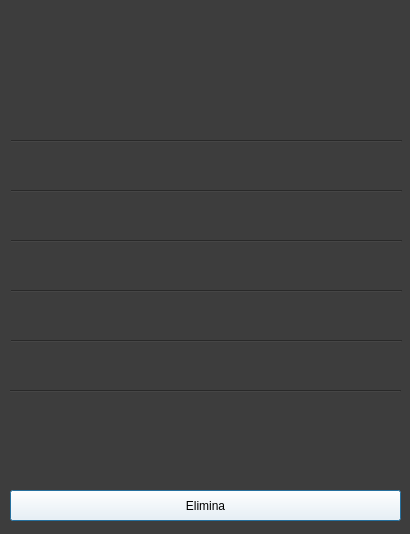
<?xml version="1.0" encoding="UTF-8"?>
<ui version="4.0">
 <class>Dialog</class>
 <widget class="QDialog" name="Dialog">
  <property name="geometry">
   <rect>
    <x>0</x>
    <y>0</y>
    <width>410</width>
    <height>534</height>
   </rect>
  </property>
  <property name="windowTitle">
   <string>Dialog</string>
  </property>
  <property name="styleSheet">
   <string notr="true">background-color: rgb(61, 61, 61);</string>
  </property>
  <widget class="QLabel" name="nome_dipendente_label">
   <property name="geometry">
    <rect>
     <x>10</x>
     <y>10</y>
     <width>391</width>
     <height>121</height>
    </rect>
   </property>
   <property name="styleSheet">
    <string notr="true">font: 36pt &quot;MS Shell Dlg 2&quot;;</string>
   </property>
   <property name="text">
    <string/>
   </property>
  </widget>
  <widget class="Line" name="line">
   <property name="geometry">
    <rect>
     <x>11</x>
     <y>140</y>
     <width>391</width>
     <height>3</height>
    </rect>
   </property>
   <property name="orientation">
    <enum>Qt::Horizontal</enum>
   </property>
  </widget>
  <widget class="QLabel" name="codice_fiscale_label">
   <property name="geometry">
    <rect>
     <x>10</x>
     <y>150</y>
     <width>391</width>
     <height>31</height>
    </rect>
   </property>
   <property name="styleSheet">
    <string notr="true">font: 18pt &quot;MS Shell Dlg 2&quot;;</string>
   </property>
   <property name="text">
    <string/>
   </property>
  </widget>
  <widget class="QLabel" name="luogo_nascita_label">
   <property name="geometry">
    <rect>
     <x>10</x>
     <y>250</y>
     <width>391</width>
     <height>31</height>
    </rect>
   </property>
   <property name="styleSheet">
    <string notr="true">font: 18pt &quot;MS Shell Dlg 2&quot;;;</string>
   </property>
   <property name="text">
    <string/>
   </property>
  </widget>
  <widget class="QLabel" name="data_nascita_label">
   <property name="geometry">
    <rect>
     <x>10</x>
     <y>200</y>
     <width>391</width>
     <height>31</height>
    </rect>
   </property>
   <property name="styleSheet">
    <string notr="true">font: 18pt &quot;MS Shell Dlg 2&quot;;</string>
   </property>
   <property name="text">
    <string/>
   </property>
  </widget>
  <widget class="QLabel" name="email_label">
   <property name="geometry">
    <rect>
     <x>10</x>
     <y>300</y>
     <width>391</width>
     <height>31</height>
    </rect>
   </property>
   <property name="styleSheet">
    <string notr="true">font: 18pt &quot;MS Shell Dlg 2&quot;;</string>
   </property>
   <property name="text">
    <string/>
   </property>
  </widget>
  <widget class="QPushButton" name="elimina_button">
   <property name="geometry">
    <rect>
     <x>10</x>
     <y>490</y>
     <width>391</width>
     <height>31</height>
    </rect>
   </property>
   <property name="cursor">
    <cursorShape>PointingHandCursor</cursorShape>
   </property>
   <property name="styleSheet">
    <string notr="true">background-color: rgb(255, 255, 255);</string>
   </property>
   <property name="text">
    <string>Elimina</string>
   </property>
  </widget>
  <widget class="Line" name="line_2">
   <property name="geometry">
    <rect>
     <x>11</x>
     <y>190</y>
     <width>391</width>
     <height>3</height>
    </rect>
   </property>
   <property name="orientation">
    <enum>Qt::Horizontal</enum>
   </property>
  </widget>
  <widget class="Line" name="line_3">
   <property name="geometry">
    <rect>
     <x>11</x>
     <y>240</y>
     <width>391</width>
     <height>3</height>
    </rect>
   </property>
   <property name="orientation">
    <enum>Qt::Horizontal</enum>
   </property>
  </widget>
  <widget class="Line" name="line_4">
   <property name="geometry">
    <rect>
     <x>11</x>
     <y>290</y>
     <width>391</width>
     <height>3</height>
    </rect>
   </property>
   <property name="orientation">
    <enum>Qt::Horizontal</enum>
   </property>
  </widget>
  <widget class="Line" name="line_5">
   <property name="geometry">
    <rect>
     <x>11</x>
     <y>340</y>
     <width>391</width>
     <height>3</height>
    </rect>
   </property>
   <property name="orientation">
    <enum>Qt::Horizontal</enum>
   </property>
  </widget>
  <widget class="QLabel" name="telefono_label">
   <property name="geometry">
    <rect>
     <x>10</x>
     <y>350</y>
     <width>391</width>
     <height>31</height>
    </rect>
   </property>
   <property name="styleSheet">
    <string notr="true">font: 18pt &quot;MS Shell Dlg 2&quot;;</string>
   </property>
   <property name="text">
    <string/>
   </property>
  </widget>
  <widget class="Line" name="line_6">
   <property name="geometry">
    <rect>
     <x>10</x>
     <y>390</y>
     <width>391</width>
     <height>3</height>
    </rect>
   </property>
   <property name="orientation">
    <enum>Qt::Horizontal</enum>
   </property>
  </widget>
  <widget class="QLabel" name="licenza_label">
   <property name="geometry">
    <rect>
     <x>10</x>
     <y>400</y>
     <width>391</width>
     <height>31</height>
    </rect>
   </property>
   <property name="styleSheet">
    <string notr="true">font: 18pt &quot;MS Shell Dlg 2&quot;;</string>
   </property>
   <property name="text">
    <string/>
   </property>
  </widget>
 </widget>
 <resources/>
 <connections/>
</ui>
